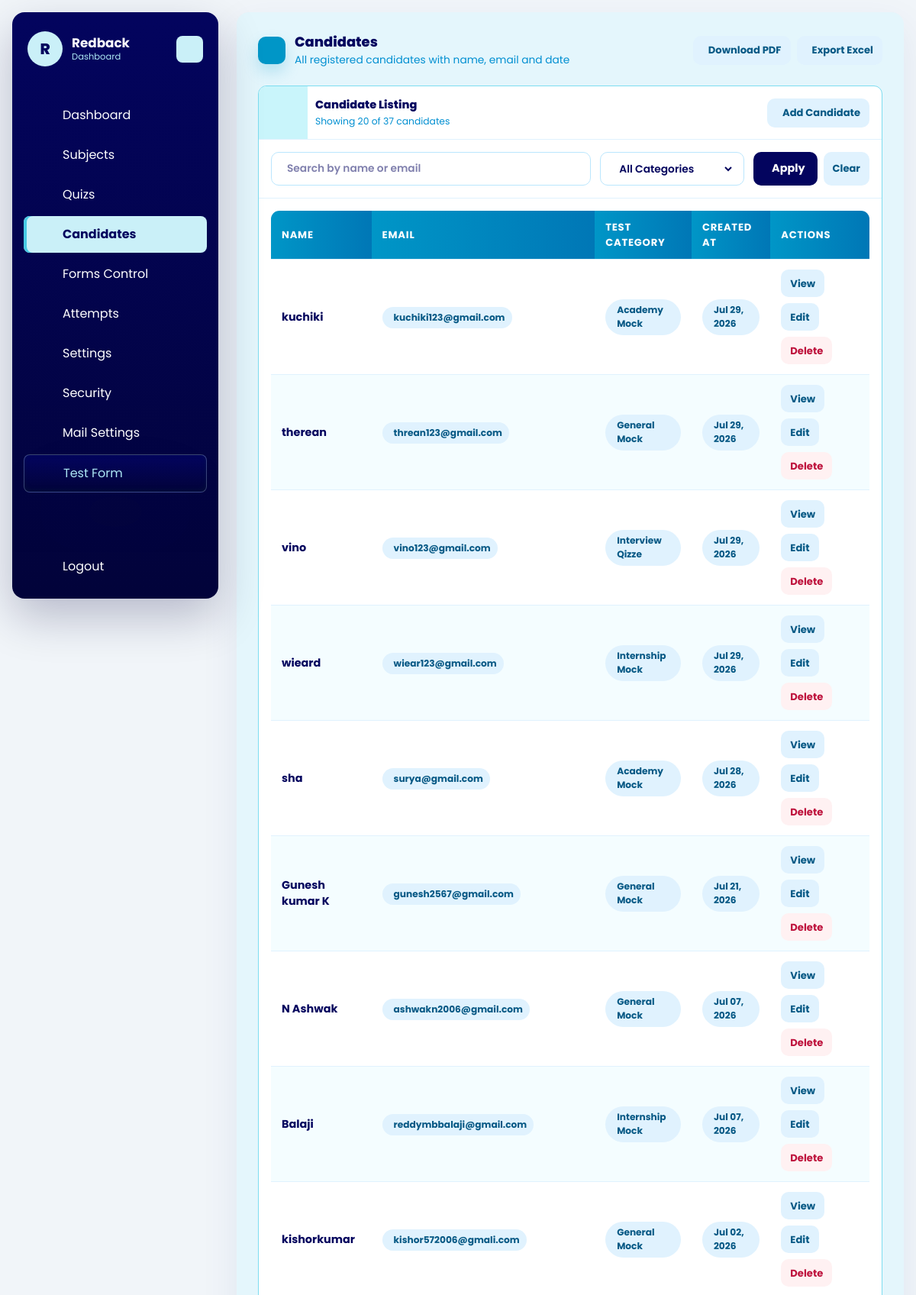
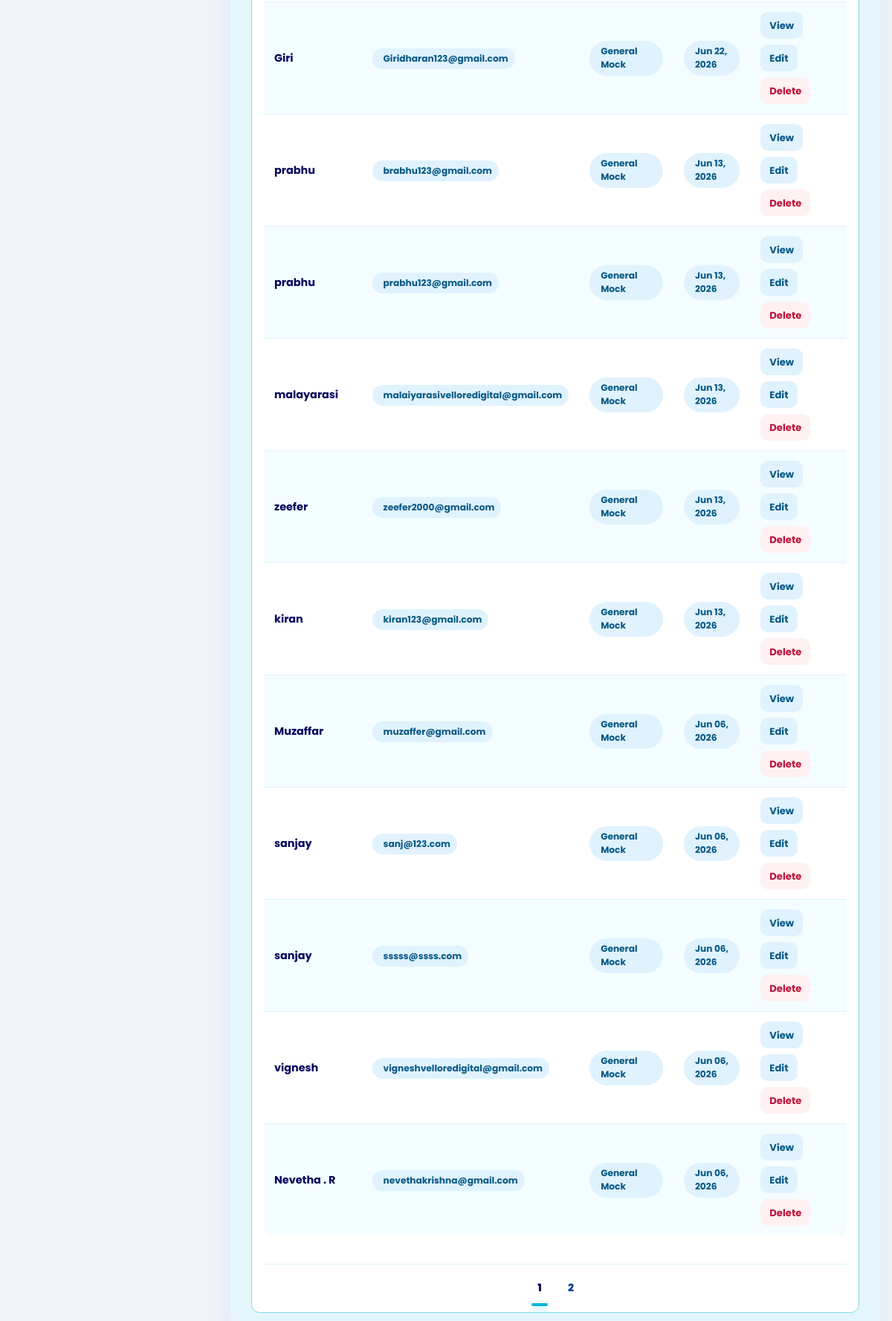
Before: /dashboard/candidates/ (signed in) with the older database file (2 pictures, top to bottom).
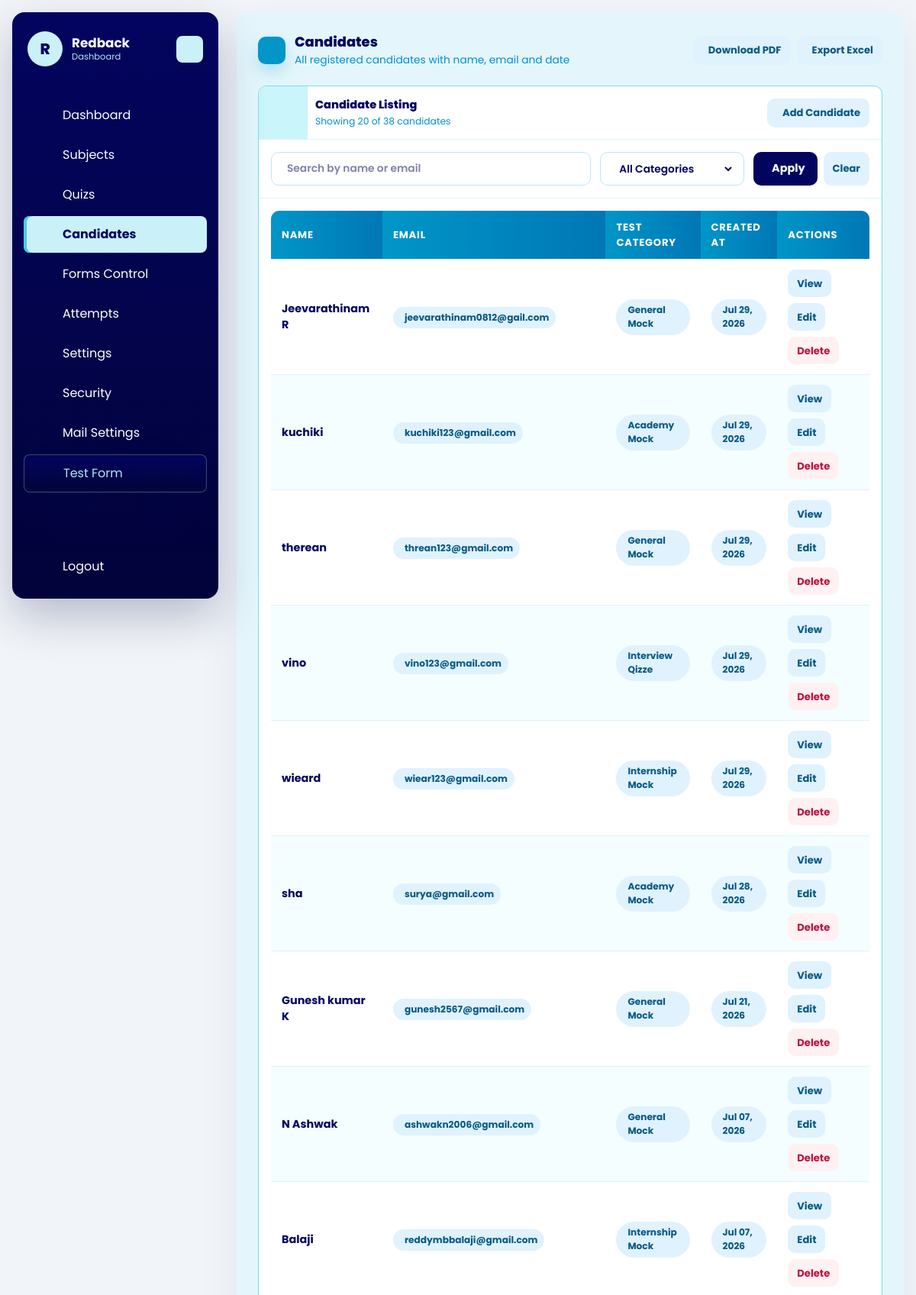
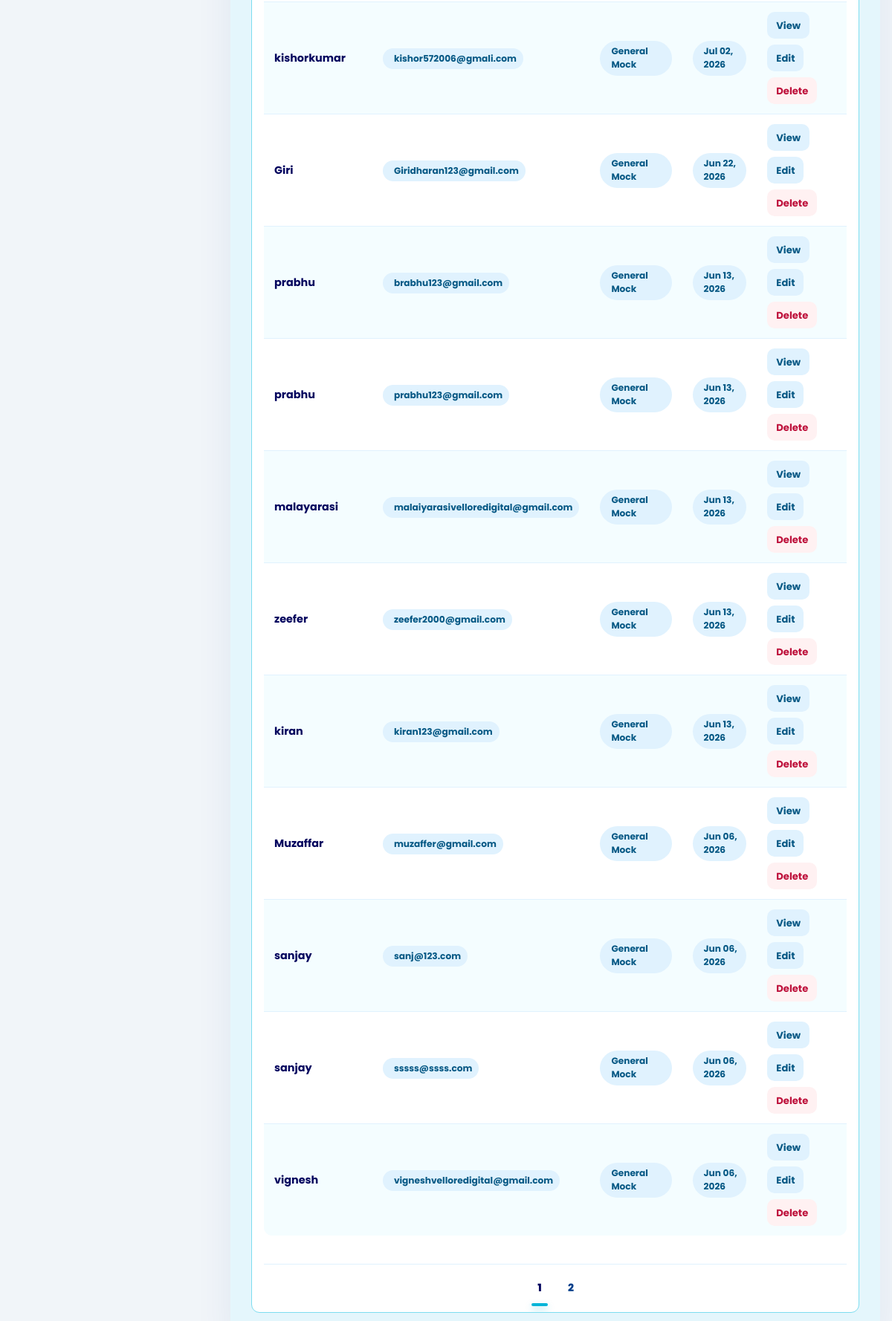
After: the same page with the newer database file (2 pictures, top to bottom).
### quiz/models.py (models this page shows, shortened)
class Candidate(models.Model):
    name = models.CharField(max_length=150)
    email = models.EmailField()
    designation_tech = models.CharField(max_length=150)
    created_at = models.DateTimeField(auto_now_add=True)
    class Meta:
        ordering = ['name']

### dashboard/views.py (the view, shortened to what this page needs)
# urls.py: path('candidates/', views.candidate_list, name='candidate_list'),
@company_login_required
def candidate_list(request):
    queryset = Candidate.objects.filter(attempts__company=request.company).distinct().order_by('-created_at')
    search_query = request.GET.get('q', '').strip()
    if search_query:
        queryset = queryset.filter(
            Q(name__icontains=search_query) |
            Q(email__icontains=search_query)
        )
    test_category_filter = request.GET.get('test_category', 'all').strip()
    valid_categories = {value for value, _label in CandidateTestAttempt.TEST_CATEGORY_CHOICES}
    total_count = queryset.count()
    paginator  = Paginator(queryset, 20)
    page_num   = request.GET.get('page', 1)
    page_obj   = paginator.get_page(page_num)
    for candidate in page_obj.object_list:
        latest_attempt = candidate.attempts.filter(company=request.company).order_by('-created_at').first()
        candidate.latest_test_category_display = (
            latest_attempt.get_test_category_display() if latest_attempt else '-'
        )
    params = request.GET.copy()
    params.pop('page', None)
    page_query_prefix = (params.urlencode() + '&') if params else ''
    page_numbers = list(
        paginator.get_elided_page_range(page_obj.number, on_each_side=2, on_ends=1)
    )
    return render(request, 'dashboard/candidate_list.html', {
        'title': 'Candidates',
        'objects': page_obj.object_list,
        'page_obj': page_obj,
        'page_numbers': page_numbers,
        'page_query_prefix': page_query_prefix,
        'total_count': total_count,
        'search_query': search_query,
        'test_category_choices': CandidateTestAttempt.TEST_CATEGORY_CHOICES,
        'test_category_filter': test_category_filter,
    })

### dashboard/views.py (called while the page is built)
def get_logged_in_company(request):
    company_id = request.session.get('company_id')
    if not company_id:
        return None
    return Company.objects.filter(id=company_id, is_active=True).first()

def company_login_required(view_func):
    @wraps(view_func)
    def wrapper(request, *args, **kwargs):
        company = get_logged_in_company(request)
        if not company:
            return redirect(f"{reverse('dashboard:login')}?next={request.path}")
        request.company = company
        return view_func(request, *args, **kwargs)
    return wrapper

### templates/dashboard/candidate_list.html (shortened to what the changed rows need)
{% extends "base.html" %}
{% block content %}
<div id="dashboard-page-content">
<section class="quiz-shell">
    <div class="quiz-heading">
        <div class="quiz-heading-main">
            <div>
                <h1 class="quiz-title">Candidates</h1>
            </div>
        </div>
    </div>
    <div class="quiz-list-panel">
        <div class="quiz-list-head">
            <div style="padding-left:10px;">
                <p class="quiz-list-title">Candidate Listing</p>
                <p class="quiz-list-text">Showing {{ objects|length }} of {{ total_count }} candidate{{ total_count|pluralize }}</p>
            </div>
        </div>
        <div class="attempt-table-wrap">
            {% if objects %}
                <table class="attempt-table">
                    <thead>
                        <tr>
                            <th>Name</th>
                            <th>Email</th>
                            <th>Test Category</th>
                            <th>Created At</th>
                            <th>Actions</th>
                        </tr>
                    </thead>
                    <tbody>
                        {% for candidate in objects %}
                            <tr style="cursor:pointer;" onclick="window.location='{% url 'dashboard:candidate_detail' candidate.pk %}'">
                                <td>
                                    <strong>{{ candidate.name }}</strong>
                                </td>
                                <td>
                                    <span class="attempt-pill">
                                        {{ candidate.email }}
                                    </span>
                                </td>
                                <td>
                                    <span class="attempt-pill">
                                        {{ candidate.latest_test_category_display }}
                                    </span>
                                </td>
                                <td>
                                    <span class="attempt-pill">
                                        {{ candidate.created_at|date:"M d, Y" }}
                                    </span>
                                </td>
                                <td>
                                    <div class="attempt-actions" onclick="event.stopPropagation();">
                                        <a href="{% url 'dashboard:candidate_detail' candidate.pk %}" class="attempt-btn secondary">View</a>
                                        <a href="{% url 'dashboard:candidate_update' candidate.pk %}" class="attempt-btn secondary">Edit</a>
                                        <a href="{% url 'dashboard:candidate_delete' candidate.pk %}" class="attempt-btn danger">Delete</a>
                                    </div>
                                </td>
                            </tr>
                        {% endfor %}
                    </tbody>
                </table>
            {% endif %}
        </div>
        {% if page_obj.has_other_pages %}
            <div class="quiz-pagination">
                {% if page_obj.has_previous %}
                    <a class="quiz-page-link" href="?{{ page_query_prefix }}page=1" aria-label="First page"><iconify-icon icon="mdi:chevron-double-left"></iconify-icon></a>
                    <a class="quiz-page-link" href="?{{ page_query_prefix }}page={{ page_obj.previous_page_number }}" aria-label="Previous page"><iconify-icon icon="mdi:chevron-left"></iconify-icon></a>
                {% else %}
                    <span class="quiz-page-link is-disabled"><iconify-icon icon="mdi:chevron-double-left"></iconify-icon></span>
                    <span class="quiz-page-link is-disabled"><iconify-icon icon="mdi:chevron-left"></iconify-icon></span>
                {% endif %}
                {% for page_number in page_numbers %}
                    {% if page_number == page_obj.paginator.ELLIPSIS %}
                        <span class="quiz-page-ellipsis">{{ page_number }}</span>
                    {% elif page_number == page_obj.number %}
                        <span class="quiz-page-link is-active" aria-current="page">{{ page_number }}</span>
                    {% else %}
                        <a class="quiz-page-link" href="?{{ page_query_prefix }}page={{ page_number }}">{{ page_number }}</a>
                    {% endif %}
                {% endfor %}
                {% if page_obj.has_next %}
                    <a class="quiz-page-link" href="?{{ page_query_prefix }}page={{ page_obj.next_page_number }}" aria-label="Next page"><iconify-icon icon="mdi:chevron-right"></iconify-icon></a>
                    <a class="quiz-page-link" href="?{{ page_query_prefix }}page={{ page_obj.paginator.num_pages }}" aria-label="Last page"><iconify-icon icon="mdi:chevron-double-right"></iconify-icon></a>
                {% else %}
                    <span class="quiz-page-link is-disabled"><iconify-icon icon="mdi:chevron-right"></iconify-icon></span>
                    <span class="quiz-page-link is-disabled"><iconify-icon icon="mdi:chevron-double-right"></iconify-icon></span>
                {% endif %}
            </div>
        {% endif %}
    </div>
</section>
</div>
{% endblock %}

Changed rows visible on the page:
no longer on this page (row unchanged): Candidate: name "Nevetha . R", email "nevethakrishna@gmail.com", latest_test_category_display "General Mock", created_at "Jun 06, 2026"
added Candidate: name "Jeevarathinam R", email "jeevarathinam0812@gail.com", latest_test_category_display "General Mock", created_at "Jul 29, 2026"
Other visible differences:
{{ total_count }}: "37" → "38"
